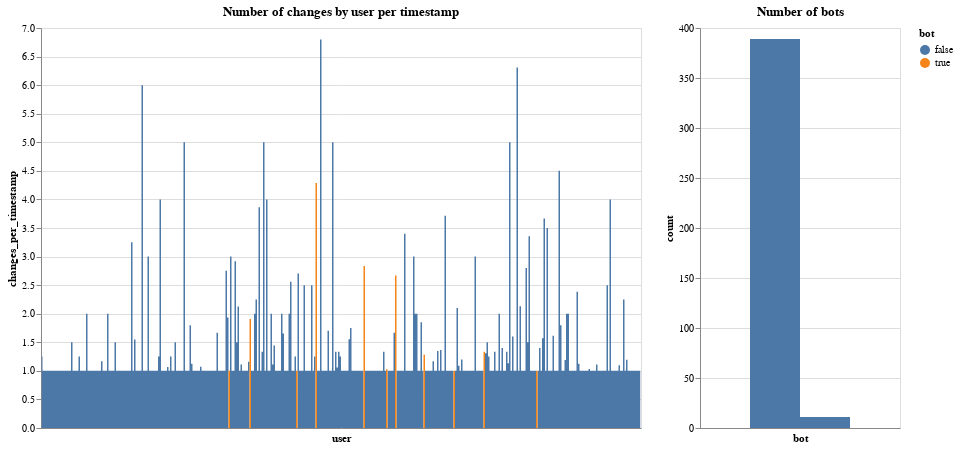

Notebook code cell kept with this figure:
### Markdown cell above
## Avg number of changes done by user per timestamp

### Code cell
from datetime import datetime

df['timestamp_parsed'] = df.timestamp.map(lambda x: datetime.fromtimestamp(x))

avg_changes_per_timestamp = df[['user', 'timestamp']].value_counts().groupby('user').mean().reset_index()
avg_changes_per_timestamp.columns = ['user', 'changes_per_timestamp']
avg_changes_per_timestamp['bot'] = avg_changes_per_timestamp.user.map(lambda x: gd_dict[x])

np.random.seed(42)
sample_df = avg_changes_per_timestamp.sample(400)

chart_counts = alt.Chart(sample_df).mark_area(
    interpolate='step'
).encode(
    x = alt.X('user', axis=alt.Axis(labels=False, ticks=False)),
    y = alt.Y('changes_per_timestamp:Q'),
    color = alt.Color('bot:N'),
    tooltip = [alt.Tooltip('user'), alt.Tooltip('changes_per_timestamp:Q')]
).properties(
    width = 600,
    height = 400,
    title = 'Number of changes by user per timestamp'
)

chart_bots = alt.Chart(sample_df).mark_area(
    interpolate='step'
).encode(
    x = alt.X('bot:N', axis=alt.Axis(labels=False, ticks=False)),
    y = alt.Y('count()', title='count'),
    tooltip = [alt.Tooltip('count()', title='No of users')]
).properties(
    width = 200,
    height = 400,
    title = 'Number of bots'
)

chart_counts | chart_bots

### Figure 1 — Vega-Lite specification as saved in the notebook (floating-point values rounded to 4 significant figures; data arrays with more than 128 entries replaced by an {"elided": "..."} marker saying what was removed)
{"config": {"view": {"continuousWidth": 400, "continuousHeight": 300}}, "hconcat": [{"mark": {"type": "area", "interpolate": "step"}, "encoding": {"color": {"type": "nominal", "field": "bot"}, "tooltip": [{"type": "nominal", "field": "user"}, {"type": "quantitative", "field": "changes_per_timestamp"}], "x": {"type": "nominal", "axis": {"labels": false, "ticks": false}, "field": "user"}, "y": {"type": "quantitative", "field": "changes_per_timestamp"}}, "height": 400, "title": "Number of changes by user per timestamp", "width": 600}, {"mark": {"type": "area", "interpolate": "step"}, "encoding": {"tooltip": [{"type": "quantitative", "aggregate": "count", "title": "No of users"}], "x": {"type": "nominal", "axis": {"labels": false, "ticks": false}, "field": "bot"}, "y": {"type": "quantitative", "aggregate": "count", "title": "count"}}, "height": 400, "title": "Number of bots", "width": 200}], "data": {"name": "data-6653a47eff3c61c18b17f9c3c84dd78f"}, "$schema": "https://vega.github.io/schema/vega-lite/v4.8.1.json", "datasets": {"data-6653a47eff3c61c18b17f9c3c84dd78f": {"elided": "400 records"}}}
